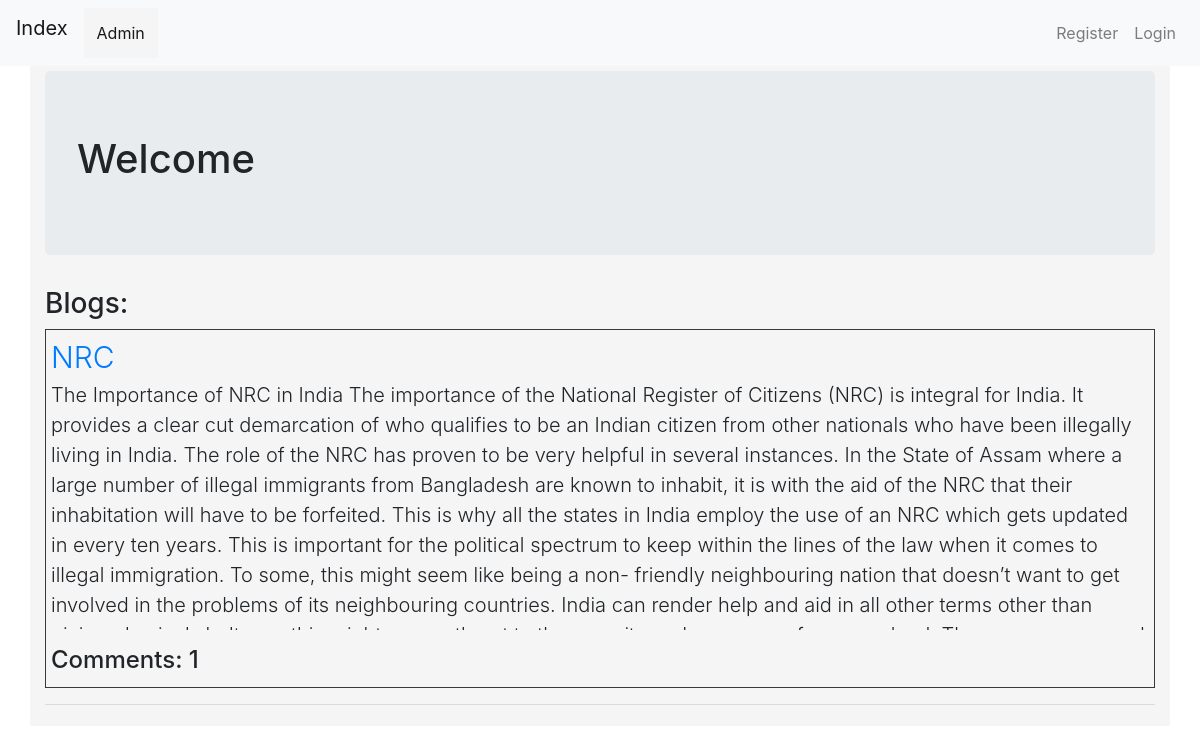
The app's page /, older data.
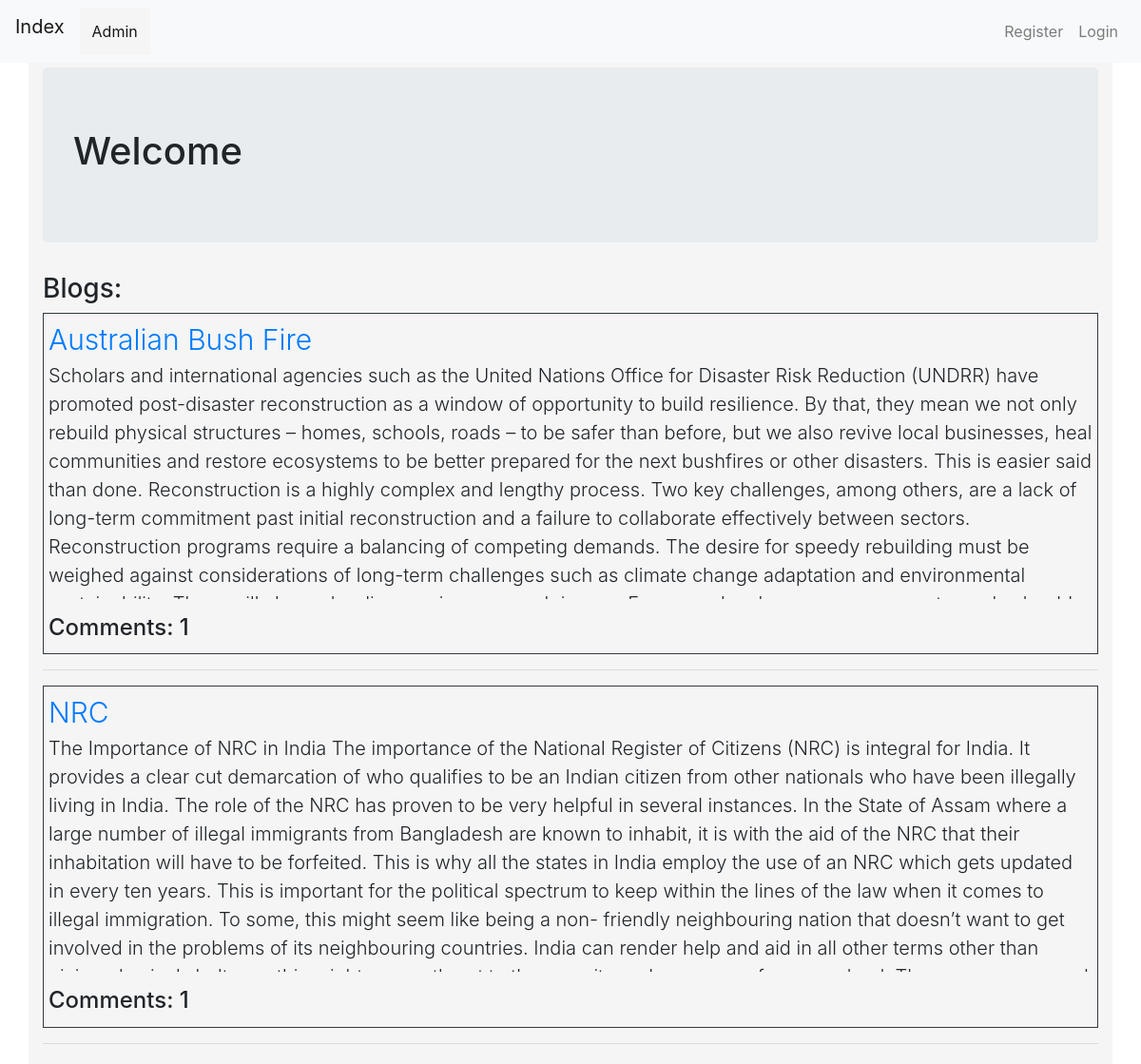
The same page, newer data.
### blog/models.py (models this page shows, shortened)
class CreateBlog(models.Model):
    user = models.ForeignKey(User, on_delete=models.CASCADE, related_name='user_create_blog')
    title = models.TextField()
    blog = models.TextField()
    date = models.DateTimeField(default=timezone.now())
    objects = models.Manager()

### blog/views.py (the view)
# urls.py: path('', views.BlogListView.as_view(), name='index'),
class BlogListView(ListView):
    model = CreateBlog
    template_name = 'index.html'
    context_object_name = 'blogs'
    def get_queryset(self):
        return CreateBlog.objects.filter(date__lte=timezone.now()).order_by('-date')

### blog/templates/blog/index.html (shortened to what this page needs)
{% extends 'base.html' %}
{% block body %}
    <div class="jumbotron lead">
       <h1> Welcome {{user.username}}</h1>
     </div>
    {%  if blogs %}
    <h3>Blogs: </h3>
    {% for blog in blogs %}
    <div class="border border-dark" >
        <a style="font-size: 30px;" href="{% url 'blog:blog_detail' pk=blog.pk %}" class="lead" > {{blog.title}} </a>
        <p class="lead" style=" height: 250px;overflow-y: auto;"> {{blog.blog}} </p>
        <h4>Comments: {{blog.comments.count}}</h4>
        </div>
        <hr>
    {% endfor %}
    {% else %}
    <h2 >No Blogs Yet</h2>
    <h3 class="lead" >Create Your <a href="{% url 'blog:createBlog' %}" >First Blog </a></h3>
    {% endif %}
{% endblock %}

### blog/templates/blog/base.html (shortened to what this page needs)
<!DOCTYPE html>
{% load static %}
<html lang="en">
<head>
    <link rel="stylesheet" href="{% static 'css/style.css' %}" >
    <link rel="stylesheet" href="https://stackpath.bootstrapcdn.com/bootstrap/4.4.1/css/bootstrap.min.css">
</head>
<body>
    <nav class="navbar navbar-expand-lg navbar-light bg-light">
      <ol class="navbar-nav" >
        <a class="navbar-brand" href="{% url 'index' %}">Index</a>
        <div class="collapse navbar-collapse" id="navbarNav">
          <ul class="navbar-nav">
            <li class="nav-item active">
              <a class="nav-link" href="{% url 'admin:index' %}">Admin <span class="sr-only">(current)</span></a>
            </li>
          </ol>
          <ul class="nav navbar-nav ml-auto" >
            {% if user.is_authenticated %}
            <li><a class="nav-link" href="{% url 'blog:logout' %}">Logout</a></li>
            <a href="{% url 'blog:profile' %}" class="btn btn-warning float-right" >Profile</a>
            {% else %}
            <li class="nav-item">
                <a class="nav-link" href="{% url 'blog:register' %}">Register</a>
              </li>
            <li><a class="nav-link" href="{% url 'blog:login' %}">Login</a></li>
            {% endif %}
          </ul>
      </nav>
      <div class="container">
            {% block body %}
            {% endblock %}
      </div>
</body>
</html>

### blog/static/css/style.css (style rules this page uses)
div { background-color: whitesmoke; padding: 5px; }

Row changes from the older to the newer data that the page shows:
added CreateBlog: title "Australian Bush Fire", blog "Scholars and international agencies such as the United Nations Office for Disaster Risk Reduction (UNDRR) have promoted post-disaster reconstruction as a window of opportunity to build resilience. By that, they mean we not only rebuild physical structures – homes, schools, roads – to be safer than before, but we also revive local businesses, heal communities and restore ecosystems to be better prepared for the next bushfires or other disasters. This is easier said than done. Reconstruction is a highly complex and lengthy process. Two key challenges, among others, are a lack of long-term commitment past initial reconstruction and a failure to collaborate effectively between sectors.…", comments.count "1"
